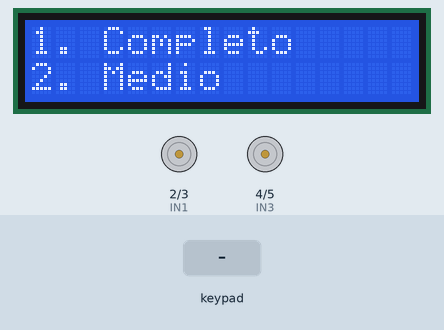
Recording of a sketch running on a simulated Arduino Uno, built with avr-gcc and run on an emulated ATmega328P. On the bench: 16×2 character LCD, motor-driver pin pairs drawn as motors (green arrow = first pin HIGH = forward, orange = second pin HIGH = backward, longer = more drive). Inputs (shaded band) come from the test bench.

Above: at 1.2 s.
1.3 s: keypad keys 1 0 1 1 1 2 1 3 pressed 0.4 s apart
At 3.9 s:
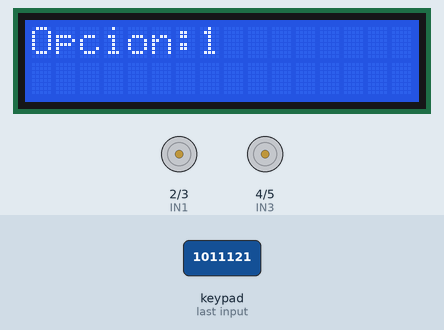
At 4.7 s:
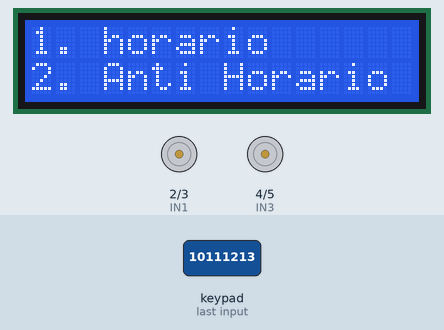
Timing chart, 0 to 39.4 s (numbered marks = the images above; inputs shaded):
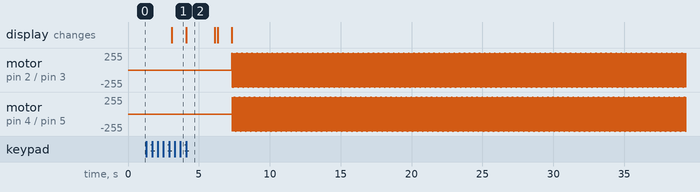

The sketch:

Practica2_Emb.ino
```cpp
#include <Keypad.h>
#include <Wire.h>
#include <LiquidCrystal_I2C.h>

//Inicializando variables
const byte ROWS = 4;
const byte COLS = 4;
char key[ROWS][COLS] = {
  { '1', '2', '3', 'A' },
  { '4', '5', '6', 'B' },
  { '7', '8', '9', 'C' },
  { '*', '0', '#', 'D' }
};

byte rowPins[ROWS] = { 6, 7, 8, 9 };
byte colPins[COLS] = { 10, 11, 12, 13 };

LiquidCrystal_I2C lcd(0x27, 16, 2);
Keypad kpd = Keypad(makeKeymap(key), rowPins, colPins, ROWS, COLS);

const int IN1 = 2;
const int IN2 = 3;
const int IN3 = 4;
const int IN4 = 5;

 int secuenciaMedio[ 8 ][ 4 ] =
    {  {1, 0, 0, 0},
       {1, 1, 0, 0},
       {0, 1, 0, 0},
       {0, 1, 1, 0},
       {0, 0, 1, 0},
       {0, 0, 1, 1},
       {0, 0, 0, 1},
       {1, 0, 0, 1}
     };

//vuelta con 8 medios pasos = 8 * 64 = 512

int secuenciaCompleto[4][4] = {
  { 1, 0, 0, 0 },
  { 0, 1, 0, 0 },
  { 0, 0, 1, 0 },
  { 0, 0, 0, 1 }
};

//vuelta con 4 pasos = 4 * 64 = 256

int nPaso = 0;
int totalPasos;

int direccion = 0; // 1 = horario, 2 = anti horario
int tipoPaso = 0; // 1 = Completo, 2 = medio

void getDireccion();
void getPaso();

void setup() {
  // put your setup code here, to run once:
  lcd.init();
  lcd.backlight();
  lcd.clear();

  pinMode(IN1, OUTPUT);
  pinMode(IN2, OUTPUT);
  pinMode(IN3, OUTPUT);
  pinMode(IN4, OUTPUT);
}

void loop() {
  direccion = 0;
  tipoPaso = 0;
  nPaso = 0;
  // put your main code here, to run repeatedly:

  getPaso();
  getDireccion();
  lcd.clear();

  if (tipoPaso == 1) {
    if (direccion == 1) {
      totalPasos = 0;
      while (totalPasos < 4096) {
          pasoCompleto(nPaso);
          delay(8);
          nPaso++;
          totalPasos++;

          if (nPaso > 3) {
              nPaso = 0;
          }
      }
    }
    else {
      totalPasos = 4096;
      while (totalPasos > 0) {
        pasoCompleto(nPaso);
        delay(8);
        nPaso--;
        totalPasos--;

        if (nPaso < 1) {
          nPaso = 3;
        }
      }
    }
  }
  else {
    if (direccion == 1) {
      totalPasos = 0;
      while(totalPasos < 4096) {
        pasoMedio(nPaso);
        delay(1);
        nPaso++;
        totalPasos++;

        if (nPaso > 7) {
          nPaso = 0;
        }
      }
    }
    else {
      totalPasos = 4096;
      while (totalPasos > 0) {
        pasoMedio(nPaso);
        delay(1);
        nPaso--;
        totalPasos--;

        if (nPaso < 1) {
          nPaso = 7;
        }
      }
    }
  }
}

void pasoCompleto(int nPaso) {
  digitalWrite(IN1, secuenciaCompleto[nPaso][0]);
  digitalWrite(IN2, secuenciaCompleto[nPaso][1]);
  digitalWrite(IN3, secuenciaCompleto[nPaso][2]);
  digitalWrite(IN4, secuenciaCompleto[nPaso][3]);
}

void pasoMedio(int nPaso) {
  digitalWrite(IN1, secuenciaMedio[nPaso][0]);
  digitalWrite(IN2, secuenciaMedio[nPaso][1]);
  digitalWrite(IN3, secuenciaMedio[nPaso][2]);
  digitalWrite(IN4, secuenciaMedio[nPaso][3]);
}

void getDireccion () {
  char ckey;
  lcd.clear();
  lcd.print("1. horario");
  lcd.setCursor(0, 1);
  lcd.print("2. Anti Horario");
  delay(2000);
  lcd.clear();
  lcd.print("Opcion:");
  do {
    ckey = kpd.getKey();
    if (ckey) {
      direccion = ckey - 48;
    }
  }while (direccion != 1 && direccion != 2);
  lcd.print(direccion);
  delay(1000);
}

void getPaso () {
  char ckey;
  lcd.clear();
  lcd.print("1. Completo");
  lcd.setCursor(0, 1);
  lcd.print("2. Medio");
  delay(3000);
  lcd.clear();
  lcd.print("Opcion:");
  do {
    ckey = kpd.getKey();
    if (ckey) {
      tipoPaso = ckey - 48;
    }
  }while (tipoPaso != 1 && tipoPaso != 2);
  lcd.print(tipoPaso);
  delay(1000);
}
```

Measured:
- after the input at 1.3 s, motor on pin 2 (IN1) / pin 3 (IN2), motor on pin 4 (IN3) / pin 5 (IN4): stopped → forward 255/255 after 6.0 s, then repeats every 0.03 s: backward 255/255 0.01 s, stopped 0.02 s, forward 255/255 0.01 s; the display: changes after 1.8 s (image 1)
